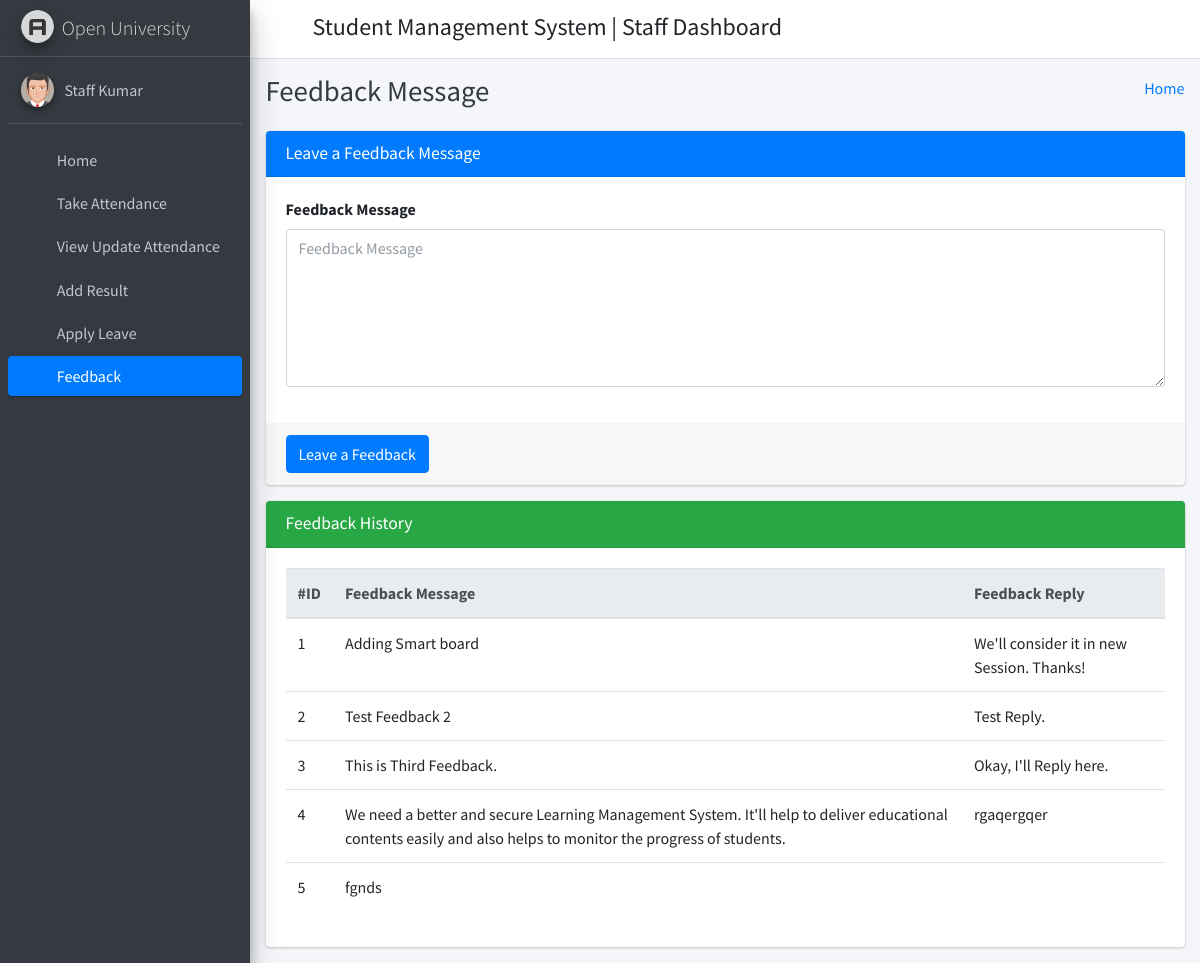
The app's page /staff_feedback/ (signed in) with its own data.
### student_management_app/models.py (models this page shows)
class CustomUser(AbstractUser):
    user_type_data = ((1, "HOD"), (2, "Staff"), (3, "Student"))
    user_type = models.CharField(default=1, choices=user_type_data, max_length=10)

class FeedBackStaffs(models.Model):
    id = models.AutoField(primary_key=True)
    staff_id = models.ForeignKey(Staffs, on_delete=models.CASCADE)
    feedback = models.TextField()
    feedback_reply = models.TextField()
    created_at = models.DateTimeField(auto_now_add=True)
    updated_at = models.DateTimeField(auto_now=True)
    objects = models.Manager()

### student_management_app/StaffViews.py (the view)
# urls.py: path('staff_feedback/', StaffViews.staff_feedback, name="staff_feedback"),
def staff_feedback(request):
    staff_obj = Staffs.objects.get(admin=request.user.id)
    feedback_data = FeedBackStaffs.objects.filter(staff_id=staff_obj)
    context = {
        "feedback_data":feedback_data
    }
    return render(request, "staff_template/staff_feedback_template.html", context)

### student_management_app/templates/staff_template/staff_feedback_template.html (shortened to what this page needs)
{% extends 'staff_template/base_template.html' %}
{% block page_title %}
    Feedback Message
{% endblock page_title %}
{% block main_content %}
{% load static %}
<section class="content">
        <div class="container-fluid">
            <div class="row">
                <div class="col-md-12">
                    <div class="card card-primary">
                    <div class="card-header">
                        <h3 class="card-title">Leave a Feedback Message</h3>
                    </div>
                    <form method="POST" action="{% url 'staff_feedback_save' %}">
                        <div class="card-body">
                            <div class="form-group">
                                <label>Feedback Message </label>
                                <textarea name="feedback_message" class="form-control" rows="6" placeholder="Feedback Message"></textarea>
                            </div>
                        </div>
                        <div class="card-footer">
                        <button type="submit" class="btn btn-primary">Leave a Feedback</button>
                        </div>
                    </form>
                    </div>
                </div>
            </div>
            <div class="row">
                <div class="col-md-12">
                    <div class="card card-success">
                        <div class="card-header">
                            <h3 class="card-title">Feedback History</h3>
                        </div>
                        <div class="card-body">
                           <div class="table-responsive">
                                <table class="table">
                                    <thead class="thead-light">
                                    <tr>
                                        <th>#ID</th>
                                        <th>Feedback Message</th>
                                        <th>Feedback Reply</th>
                                    </tr>
                                    </thead>
                                    {% for row in feedback_data %}
                                    <tr>
                                        <td>{{ row.id }}</td>
                                        <td>{{ row.feedback }}</td>
                                        <td>{{ row.feedback_reply }}</td>
                                    </tr>
                                    {% endfor %}
                                </table>
                            </div>
                        </div>
                    </div>
                </div>
            </div>
        </div>
      </section>
  {% endblock main_content %}

### student_management_app/templates/staff_template/sidebar_template.html (shortened to what this page needs)
{% load static %}
<aside class="main-sidebar sidebar-dark-primary elevation-4">
      <a href="{% url 'staff_home' %}" class="brand-link">
        <img src="{% static 'dist/img/AdminLTELogo.png' %}" alt="AdminLTE Logo" class="brand-image img-circle elevation-3"
            style="opacity: .8">
        <span class="brand-text font-weight-light">Open University</span>
      </a>
      <div class="sidebar">
        <div class="user-panel mt-3 pb-3 mb-3 d-flex">
          <div class="image">
            <img src="{% static 'dist/img/user2-160x160.jpg' %}" class="img-circle elevation-2" alt="User Image">
          </div>
          <div class="info">
            <a href="{% url 'staff_profile' %}" class="d-block">{{ user.first_name }} {{ user.last_name }}</a>
          </div>
        </div>
        <nav class="mt-2">
          <ul class="nav nav-pills nav-sidebar flex-column" data-widget="treeview" role="menu" data-accordion="false">
            <li class="nav-item">
              {% url 'staff_home' as staff_home %}
              <a href="{{ staff_home }}" class="nav-link {% if request.path == staff_home %} active {% endif %}">
                <i class="nav-icon fas fa-tachometer-alt"></i>
                <p>
                  Home
                </p>
              </a>
            </li>
            <li class="nav-item">
              {% url 'staff_take_attendance' as staff_take_attendance %}
              <a href="{{ staff_take_attendance }}" class="nav-link {% if request.path == staff_take_attendance %} active {% endif %}">
                <i class="nav-icon fas fa-calendar-plus"></i>
                <p>
                  Take Attendance
                </p>
              </a>
            </li>
            <li class="nav-item">
              {% url 'staff_update_attendance' as staff_update_attendance %}
              <a href="{{ staff_update_attendance }}" class="nav-link {% if request.path == staff_update_attendance %} active {% endif %}">
                <i class="nav-icon fas fa-calendar-alt"></i>
                <p>
                  View Update Attendance
                </p>
              </a>
            </li>
            <li class="nav-item">
              {% url 'staff_add_result' as staff_add_result %}
              <a href="{{ staff_add_result }}" class="nav-link {% if request.path == staff_add_result %} active {% endif %}">
                <i class="nav-icon fas fa-tasks"></i>
                <p>
                  Add Result
                </p>
              </a>
            </li>
            <li class="nav-item">
              {% url 'staff_apply_leave' as staff_apply_leave %}
              <a href="{{ staff_apply_leave }}" class="nav-link {% if request.path == staff_apply_leave %} active {% endif %}">
                <i class="nav-icon fas fa-envelope-open-text"></i>
                <p>
                  Apply Leave
                </p>
              </a>
            </li>
            <li class="nav-item">
              {% url 'staff_feedback' as staff_feedback %}
              <a href="{{ staff_feedback }}" class="nav-link {% if request.path == staff_feedback %} active {% endif %}">
                <i class="nav-icon fas fa-comments"></i>
                <p>
                  Feedback
                </p>
              </a>
            </li>
          </ul>
        </nav>
      </div>
    </aside>

### records on screen
CustomUser: first_name "Staff", last_name "Kumar"
FeedBackStaffs: id "1", feedback "Adding Smart board", feedback_reply "We'll consider it in new Session. Thanks!"
FeedBackStaffs: id "2", feedback "Test Feedback 2", feedback_reply "Test Reply."
FeedBackStaffs: id "3", feedback "This is Third Feedback.", feedback_reply "Okay, I'll Reply here."
FeedBackStaffs: id "4", feedback "We need a better and secure Learning Management System. It'll help to deliver educational contents easily and also helps to monitor the progress of students.", feedback_reply "rgaqergqer"
FeedBackStaffs: id "5", feedback "fgnds"
